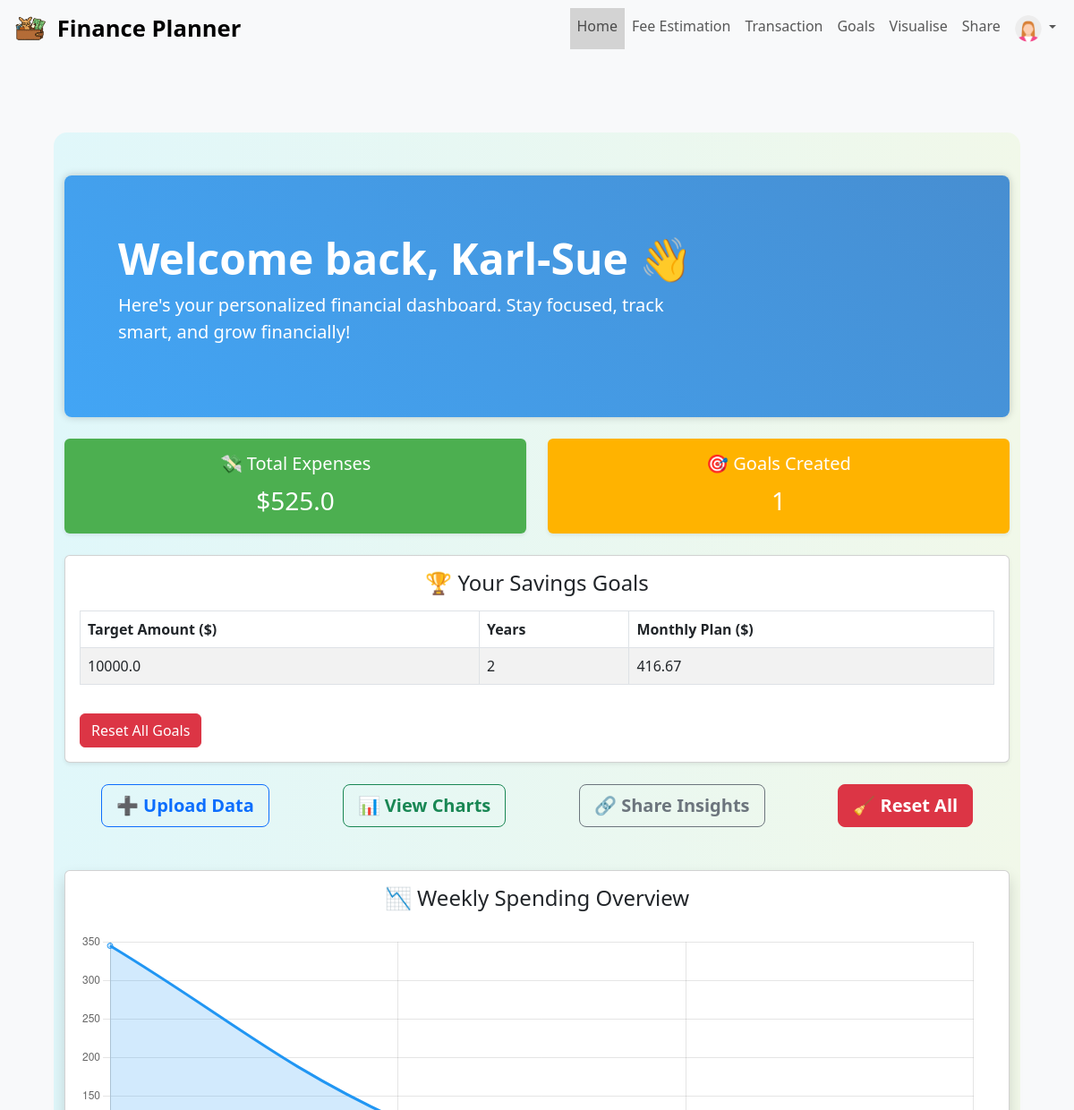
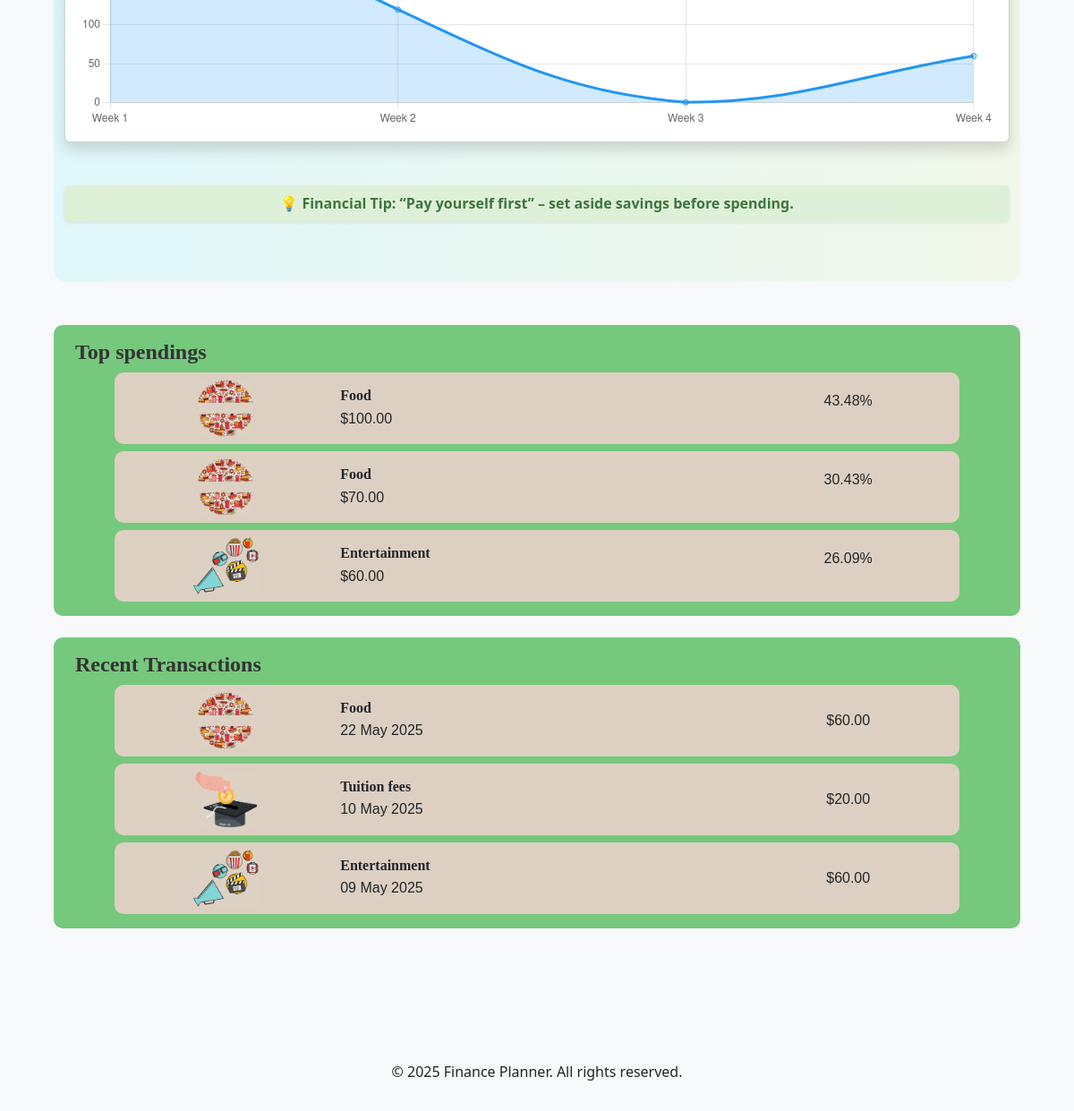
/ (signed in), run on the app's committed database (2 pictures, top to bottom).
### app/models/user.py (models this page shows, shortened)
class User(db.Model, UserMixin):
    __tablename__ = "users"
    id = db.Column(db.Integer, primary_key=True)
    username = db.Column(db.String(80), unique=True, nullable=False)
    email = db.Column(db.String(120), unique=True, nullable=False)
    password = db.Column(db.String(120), nullable=False)
    gender = db.Column(db.String(10), nullable=False)
    role = db.Column(db.String(20), default="user")
    spendings = db.relationship("Spending", backref="user", lazy=True)
    goals = db.relationship("Goal", backref="user", lazy=True)
    posts = db.relationship("Post", backref="author", lazy=True)

### app/models/goals.py (models this page shows, shortened)
class Goal(db.Model):
    __tablename__ = "goals"
    id = db.Column(db.Integer, primary_key=True)
    user_id = db.Column(db.Integer, db.ForeignKey("users.id"), nullable=False)
    target_amount = db.Column(db.Float, nullable=False)
    years = db.Column(db.Integer, nullable=False)
    monthly_plan = db.Column(db.Float)

### app/models/spending.py (models this page shows, shortened)
class Spending(db.Model):
    __tablename__ = "spendings"
    id = db.Column(db.Integer, primary_key=True)
    user_id = db.Column(db.Integer, db.ForeignKey("users.id"), nullable=False)
    amount = db.Column(db.Float, nullable=False)
    date = db.Column(db.DateTime, nullable=False)
    description = db.Column(db.String(200))
    category_id = db.Column(db.Integer, db.ForeignKey("categories.id"), nullable=False)
    @staticmethod
    def get_3_largest_spendings(user_id, limit=3):
        spendings = (
            Spending.query.filter_by(user_id=user_id)
            .order_by(Spending.amount.desc())
            .limit(limit)
            .all()
        )
        return spendings  # Always return a list
    @staticmethod
    def get_3_most_recent_transactions(user_id, limit=3):
        transactions = (
            Spending.query.filter_by(user_id=user_id)
            .order_by(Spending.date.desc())
            .limit(limit)
            .all()
        )
        return transactions  # Always return a list

### app/models/categories.py (models this page shows, shortened)
class Category(db.Model):
    __tablename__ = "categories"
    id = db.Column(db.Integer, primary_key=True)
    category = db.Column(db.String(50), nullable=False, unique=True)
    budget_simple = db.Column(db.Float, nullable=False)
    budget_quality = db.Column(db.Float, nullable=False)
    budget_luxury = db.Column(db.Float, nullable=False)
    icon = db.Column(db.String(100), nullable=True)  # Optional image URL
    spendings = db.relationship("Spending", backref="category", lazy=True)

### app/routes/main.py (the view)
@bp.route("/")
def index():
    top_spendings = []
    recent_transactions = []
    username = None
    total = 0  # Initialize total to ensure it's always defined
    labels = ["Week 1", "Week 2", "Week 3", "Week 4"]
    weekly_totals = [0, 0, 0, 0]
    total_expense = 0
    savings_percent = 0
    goals_created = 0
    user_goals = []
    if current_user.is_authenticated:
        username = current_user.username
        top_spendings = Spending.get_3_largest_spendings(current_user.id)
        recent_transactions = Spending.get_3_most_recent_transactions(current_user.id)
        total = sum(spend.amount for spend in top_spendings)
        total_expense = (
            Spending.query.with_entities(func.sum(Spending.amount))
            .filter_by(user_id=current_user.id)
            .scalar()
        ) or 0.0
        goals_created = Goal.query.filter_by(user_id=current_user.id).count()
        user_goals = Goal.query.filter_by(user_id=current_user.id).all()
        now = datetime.now()
        all_spending = Spending.query.filter_by(user_id=current_user.id).all()
        for record in all_spending:
            if record.date and record.date.month == now.month and record.date.year == now.year:
                week_index = (record.date.day - 1) // 7
                if 0 <= week_index < 4:
                    weekly_totals[week_index] += record.amount
    return render_template(
        "index.html",
        username=username,
        top_spendings=top_spendings,
        recent_transactions=recent_transactions,
        total=total,
        labels=labels,
        expense_data=weekly_totals,
        total_expense=round(total_expense, 2),
        savings_percent=savings_percent,
        goals_created=goals_created,
        user_goals=user_goals,
    )

### app/templates/index.html (shortened to what this page needs)
{% extends "base.html" %}
{% block content %}
    <section>
        {% if current_user.is_authenticated %}
        <div class="container py-5" style="background: linear-gradient(to right, #e0f7fa, #f1f8e9); border-radius: 15px;">
            <div class="p-5 mb-4 text-white rounded-3" style="background: linear-gradient(45deg, #42a5f5, #478ed1); box-shadow: 0 0 10px rgba(0,0,0,0.2);">
              <div class="container-fluid py-3">
                <h1 class="display-5 fw-bold">Welcome back, {{ current_user.username }} &#128075;</h1>
                <p class="col-md-8 fs-5">Here's your personalized financial dashboard. Stay focused, track smart, and grow financially!</p>
              </div>
            </div>
            <div class="row text-center mb-4">
                <div class="col-md-6">
                    <div class="card shadow-sm border-0" style="background-color: #4caf50; color: white;">
                    <div class="card-body">
                        <h5 class="card-title">&#128184; Total Expenses</h5>
                        <p class="card-text fs-3">${{ total_expense }}</p>
                    </div>
                    </div>
                </div>
                <div class="col-md-6">
                    <a href="{{ url_for('goals.goals') }}" style="text-decoration: none;">
                        <div class="card shadow-sm border-0" style="background-color: #ffb300; color: white;">
                            <div class="card-body">
                                <h5 class="card-title">&#127919; Goals Created</h5>
                                <p class="card-text fs-3">{{ goals_created }}</p>
                            </div>
                        </div>
                    </a>
                </div>
            </div>
            {% if user_goals %}
                <div class="card mt-4 shadow-sm mb-4">
                    <div class="card-body">
                        <h4 class="card-title text-center mb-3">&#127942; Your Savings Goals</h4>
                        <div class="table-responsive">
                            <table class="table table-striped table-bordered">
                                <thead>
                                <tr>
                                    <th>Target Amount ($)</th>
                                    <th>Years</th>
                                    <th>Monthly Plan ($)</th>
                                </tr>
                                </thead>
                                <tbody>
                                {% for goal in user_goals %}
                                <tr>
                                    <td>{{ goal.target_amount }}</td>
                                    <td>{{ goal.years }}</td>
                                    <td>{{ "%.2f"|format(goal.monthly_plan) }}</td>
                                </tr>
                                {% endfor %}
                                </tbody>
                            </table>
                        </div>
                        <a href="{{ url_for('goals.reset_goals') }}" type="button" class="btn btn-danger mt-3">Reset All Goals</a>
                    </div>
                </div>
            {% endif %}
            <div class="d-flex flex-column flex-md-row justify-content-around mb-5">
                <a href="{{ url_for('upload.upload') }}" class="btn btn-outline-primary btn-lg fw-semibold mb-2 mb-md-0" id="upload_spending_from_home">&#10133; Upload Data</a>
                <a href="{{ url_for('visualise.visualise') }}" class="btn btn-outline-success btn-lg fw-semibold mb-2 mb-md-0" id="view_chart_from_home">&#128202; View Charts</a>
                <a href="{{ url_for('share.share') }}" class="btn btn-outline-secondary btn-lg fw-semibold mb-2 mb-md-0" id="view_share_from_home">&#128279; Share Insights</a>
                <a href="{{ url_for('main.reset_all') }}" class="btn btn-danger btn-lg fw-semibold mb-2 mb-md-0" id="reset_all_income_and_spending">&#129529; Reset All</a>
            </div>
            <div class="card shadow mb-5">
              <div class="card-body">
                <h4 class="card-title text-center mb-4">&#128201; Weekly Spending Overview</h4>
                <canvas id="spendingChart2" height="100"></canvas>
              </div>
            </div>
            <div class="alert alert-info border-0 shadow-sm" role="alert">
              <strong>&#128161; Financial Tip:</strong> <span id="tip-text">“Pay yourself first” – set aside savings before spending.</span>
            </div>
        </div>
        {% endif %}
    </section>
    <section>
        {% if current_user.is_authenticated %}
        <div class="container-fluid mb-4 mt-5" style="background-color: #76c87d; border-radius: 10px; padding: 1rem;">
            <h2 class="header_font ms-2">
                <strong>Top spendings</strong>
            </h2>
            {% if top_spendings %}
                {% for spend in top_spendings %}
                <div class="row justify-content-center align-items-center mx-auto mt-2"
                    style="background-color: #ddd0c2; width: 90%; border-radius: 10px; padding: 0.5rem;">
                    <div class="col-3 d-flex align-items-center justify-content-center" style="padding: 0;">
                        <img
                            src="{{ url_for('static', filename='image/icon/' + spend.category.icon) }}"
                            alt="{{ spend.category.category }}"
                            style="max-height: 4rem;"
                        >
                    </div>
                    <div class="col-6 d-flex flex-column justify-content-center">
                        <h3 class="header_font mb-1 fs-6 smaller_font">
                            <strong>{{ spend.category.category }}</strong>
                        </h3>
                        <p class="text_font mb-0 fs-6 smaller_font">
                            ${{ '%.2f'|format(spend.amount) }}
                        </p>
                    </div>
                    <div class="col-3 d-flex align-items-center justify-content-center text_font fs-6 smaller_font">
                        {% if total and total > 0 %}
                            <p>{{ '%.2f'|format((spend.amount / total) * 100) }}%</p>
                        {% else %}
                            <p>N/A</p>
                        {% endif %}
                    </div>
                </div>
                {% endfor %}
            {% else %}
                <p class="text-center text_font mt-3 fs-5">No spendings available to display.</p>
            {% endif %}
        </div>
        {% endif %}
    </section>
    <section>
        {% if current_user.is_authenticated %}
        <div class="container-fluid mb-4" style="background-color: #76c87d; border-radius: 10px; padding: 1rem;">
            <h2 class="header_font ms-2">
                <strong>Recent Transactions</strong>
            </h2>
            {% if recent_transactions and recent_transactions|length > 0 %}
                {% for transaction in recent_transactions %}
                <div class="row justify-content-center align-items-center mx-auto mt-2"
                     style="background-color: #ddd0c2; width: 90%; border-radius: 10px; padding: 0.5rem;">
                    <div class="col-3 d-flex align-items-center justify-content-center" style="padding: 0;">
                        <img
                            src="{{ url_for('static', filename='image/icon/' + transaction.category.icon) }}"
                            alt="{{ transaction.category.category }}"
                            style="max-height: 4rem;"
                        >
                    </div>
                    <div class="col-6 d-flex flex-column justify-content-center">
                        <h3 class="header_font mb-1 fs-6 smaller_font">
                            <strong>{{ transaction.category.category }}</strong>
                        </h3>
                        <p class="text_font mb-0 fs-6 smaller_font">
                            {{ transaction.date.strftime('%d %B %Y') }}
                        </p>
                    </div>
                    <div class="col-3 d-flex align-items-center justify-content-center text_font fs-6 smaller_font">
                        ${{ '%.2f'|format(transaction.amount) }}
                    </div>
                </div>
                {% endfor %}
            {% else %}
                <p class="text-center text_font mt-3 fs-5">No recent transactions available.</p>
            {% endif %}
        </div>
        {% endif %}
    </section>
    <script>
        const labels = {{ labels | tojson }};
        const data = {{ expense_data | tojson }};
        const ctx = document.getElementById('spendingChart2').getContext('2d');
        let chartInstnace = Chart.getChart(ctx); // Get the chart instance if it exists
        if (chartInstnace) {
            chartInstnace.destroy(); // Destroy the existing chart instance
        }
        chartInstnace = new Chart(ctx, {
            type: 'line',
            data: {
                labels: labels,
                datasets: [{
                    label: 'Spending',
                    data: data,
                    borderColor: 'rgba(33, 150, 243, 1)',
                    backgroundColor: 'rgba(33, 150, 243, 0.2)',
                    tension: 0.4,
                    fill: true
                }]
            },
            options: {
                responsive: true,
                plugins: { legend: { display: false } },
                scales: { y: { beginAtZero: true } }
            }
        });
    </script>
{% endblock %}

### app/static/css/estimation.css (style rules this page uses)
h2 { font-weight: bold; color: #333; }
.alert { padding: 8px; background-color: #dff0d8; color: #3c763d; border-radius: 5px; margin-bottom: 20px; text-align: center; font-weight: bold; }

### app/static/css/style.css (style rules this page uses)
.header_font { font-family: Georgia, 'Times New Roman', Times, serif; font-size: 1.5rem; }
.text_font { font-family: Verdana, Geneva, Tahoma, sans-serif; font-size: 0.75rem; }
body { background-color: #f8f9fa; }

### data on the page
User: username "Karl-Sue"
Goal: target_amount "10000.0", years "2", monthly_plan "416.67"
Spending: icon (picture), category.category "Food", amount "100.00", (spend.amount/total)*100 "43.48"
Spending: icon (picture), category.category "Food", amount "70.00", (spend.amount/total)*100 "30.43"
Spending: icon (picture), category.category "Entertainment", amount "60.00", (spend.amount/total)*100 "26.09"
Spending: icon (picture), amount "60.00"
Spending: icon (picture), amount "20.00"

### other printed values
{{ total_expense }} "525.0"
{{ goals_created }} "1"
chart data {{ expense_data | tojson }} [345.0, 120.0, 0, 60.0]
